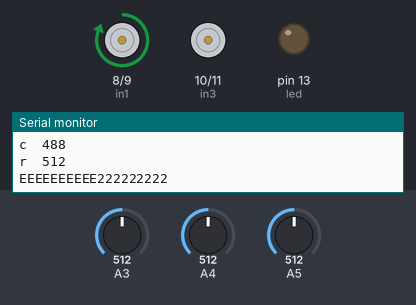
A sketch run on a simulated Arduino Uno, built with avr-gcc and run on an emulated ATmega328P. Parts: motor-driver pin pairs drawn as motors (green arrow = first pin HIGH = forward, orange = second pin HIGH = backward, longer = more drive), output pins drawn as LEDs (lit = HIGH), the last lines printed to the serial monitor. Inputs (shaded band) come from the test bench; at power-on: A5 = 512, A4 = 512, A3 = 512. Pins used as bus, display or sensor lines are not drawn.

Above: at 1.2 s.
1.3 s: A5 set to 485
At 2.5 s:
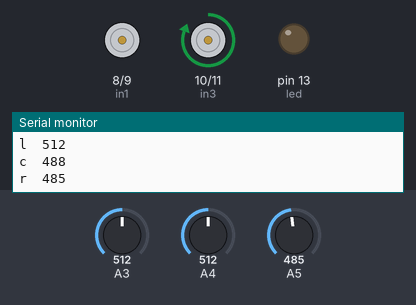
2.8 s: A4 set to 317
4.4 s: A4 set to 292
At 4.9 s:
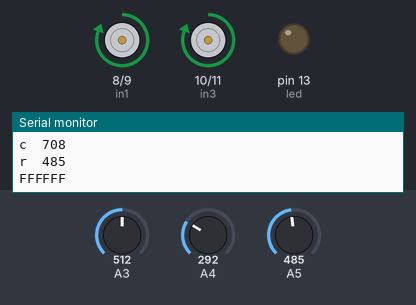
5.9 s: A3 set to 691
7.4 s: A3 set to 715
At 8.5 s:
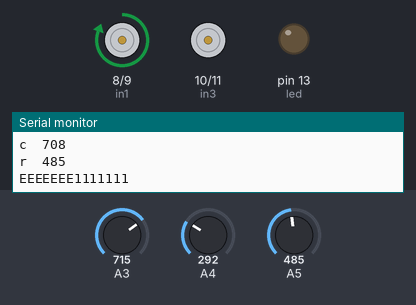
9.0 s: A3 set to 690
At 10.3 s:
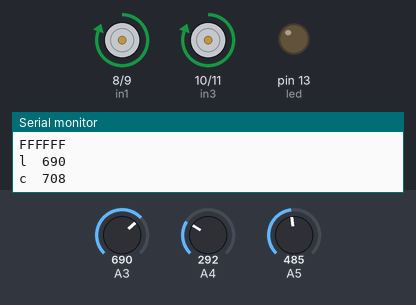
Timing chart, 0 to 11.5 s (numbered marks = the images above; inputs shaded):
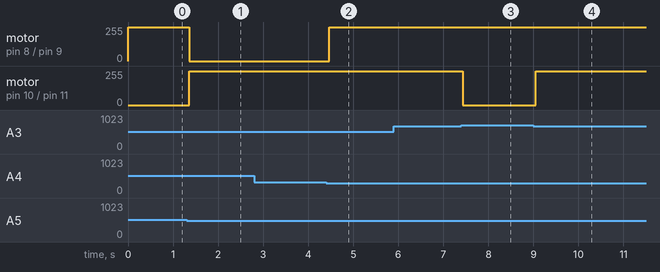

Measured:
- the behaviour switches between 500 and 499 on A5 (found by bisection; images 0 and 1)
- the behaviour switches between 300 and 299 on A4 (found by bisection; images 1 and 2)
- the behaviour switches between 699 and 700 on A3 (found by bisection; images 2 and 3)
- after the input at 1.3 s, motor on pin 8 (in1) / pin 9 (in2): forward 255/255 → stopped after 0.06 s; motor on pin 10 (in3) / pin 11 (in4): stopped → forward 255/255 after 0.06 s
- after the input at 4.4 s, motor on pin 8 (in1) / pin 9 (in2): stopped → forward 255/255 after 0.06 s
- after the input at 7.4 s, motor on pin 10 (in3) / pin 11 (in4): forward 255/255 → stopped at once
- after the input at 9.0 s, motor on pin 10 (in3) / pin 11 (in4): stopped → forward 255/255 after 0.05 s

The sketch:

line_follower_test.ino
```cpp
#include <elapsedMillis.h>


//motor A

#define in1 8
#define in2 9
//motor b

#define in3 10
#define in4 11
int h=2;
int r, c, l ;
const int trigPin = 2;
const int echoPin = 6;
int led = 13;
int S1=5 , S2=3;//Capital S
long duration;
int distance;
char estado ;
unsigned int interval = 1000;
  elapsedMillis timeElapsed;
void setup() {
Serial.begin(9600);
pinMode(S1,OUTPUT);
pinMode(S2,OUTPUT);
pinMode(A3,INPUT);
  pinMode(A4,INPUT);
  pinMode(A5,INPUT);
 pinMode(in1, OUTPUT);
  pinMode(in2, OUTPUT);
  pinMode(in3, OUTPUT);
  pinMode(in4, OUTPUT);
  pinMode(led, OUTPUT);
pinMode(trigPin, OUTPUT); // Sets the trigPin as an Output
pinMode(echoPin, INPUT); // Sets the echoPin as an Input

}
void loop() {
// Clears the trigPin
/*digitalWrite(trigPin, LOW);
delayMicroseconds(2);
// Sets the trigPin on HIGH state for 10 micro seconds
digitalWrite(trigPin, HIGH);
delayMicroseconds(10);
digitalWrite(trigPin, LOW);
// Reads the echoPin, returns the sound wave travel time in microseconds
duration = pulseIn(echoPin, HIGH);
// Calculating the distance
distance= duration*0.034/2;
// Prints the distance on the Serial Monitor
Serial.print("Distance: ");
Serial.println(distance);
digitalWrite(led,LOW);*/
l=analogRead(A3);
c=1000-analogRead(A4);
r=analogRead(A5);
 Serial.print("l  ");
    Serial.println(l);
  Serial.print("c  ");
  Serial.println(c);
  Serial.print("r  ");
  Serial.println(r);


/*if(Serial.available()>0){
estado = Serial.read();
Serial.println("bt " + estado);
}

if(estado=='L'){
 Max();
left ();

}

else if (estado=='R'){
  Max();
right ();

}
else if(estado=='F')
{
  Max();
forward ();

if (distance<=15)
 {


   while(timeElapsed<interval)
   {
   digitalWrite(13, HIGH);
  back();
   }
   timeElapsed=0;
    digitalWrite(led,LOW);
 Stop();


  }
}
else if (estado=='B')
{
  Max();
back();
}
else if (estado=='V')
{*/

lf ();

/*  }

else
{
  Stop();
  }*/
}


void Max()
{
  analogWrite(S1,255);
  analogWrite(S2,255);
  }

  void forward ()
    {

     digitalWrite(in1, HIGH);
  digitalWrite(in2, LOW);
  digitalWrite(in3, HIGH);
  digitalWrite(in4, LOW);}
      void back ()
    {

      digitalWrite(in1, LOW);
  digitalWrite(in2,HIGH);
  digitalWrite(in3, LOW);
  digitalWrite(in4, HIGH);}
      void right ()
    {

      digitalWrite(in1, HIGH);
 digitalWrite(in2, LOW);
 digitalWrite(in3, LOW);
 digitalWrite(in4, HIGH);}


      void left ()
 {

     digitalWrite(in1, LOW);
  digitalWrite(in2, HIGH);
  digitalWrite(in3, HIGH);
  digitalWrite(in4, LOW);}


      void Stop ()                //care to 's' char in stop ----> capital
{
     digitalWrite(in1, LOW);
  digitalWrite(in2, LOW);
  digitalWrite(in3, LOW);
  digitalWrite(in4, LOW);}


 void lf ()
   {
      if(c > 700 && r < 700 && l < 700)
  {
   /* if (timeElapsed<interval)
    {
    analogWrite(S1,(5+timeElapsed/10));
    analogWrite(S2,(5+timeElapsed/10));
    }
    else if ((timeElapsed/10)>250)
     {
    analogWrite(S1,255);
    analogWrite(S2,255);
    }*/

      analogWrite(S1,230); analogWrite(S2,230);
    h=1;
    forward();
     Serial.println("FFFFFF");
  }
 else if(r > 500 && c < 500 && l < 500)
  {
   analogWrite(S1,185); analogWrite(S2,185);
  h=2;
   digitalWrite(in1, HIGH);
 digitalWrite(in2, LOW);
 digitalWrite(in3, LOW);
 digitalWrite(in4, LOW);
 Serial.println("RRRRRRRR");

  }


  else if(l > 500 && c<500 && r <500)
  {
     analogWrite(S1,185); analogWrite(S2,185);
   h=3;
  digitalWrite(in1, LOW);
  digitalWrite(in2, LOW);
  digitalWrite(in3, HIGH);
  digitalWrite(in4, LOW);
    Serial.println("LLLLLLLLLLL");
   }
 else if ( l + r + c > 2000)
 {
       analogWrite(S1,230); analogWrite(S2,230);
  h=1;
  forward();
  Serial.println("AAAAAAAAAAA");
  }

  else
  {
    if (h==1)
    { analogWrite(S1,185); analogWrite(S2,185);digitalWrite(in1, HIGH); digitalWrite(in2, LOW); digitalWrite(in3, LOW); digitalWrite(in4, LOW);Serial.println("EEEEEEE1111111");}
    if (h==2)
    { analogWrite(S1,185); analogWrite(S2,185); digitalWrite(in1, HIGH); digitalWrite(in2, LOW); digitalWrite(in3, LOW); digitalWrite(in4, LOW);Serial.println("EEEEEEEEEE222222222");}
    if (h==3)
    { analogWrite(S1,185); analogWrite(S2,185); digitalWrite(in1, LOW); digitalWrite(in2, LOW); digitalWrite(in3, HIGH); digitalWrite(in4, LOW);Serial.println("EEEEEEEE3333333333");}
}

  }
```
